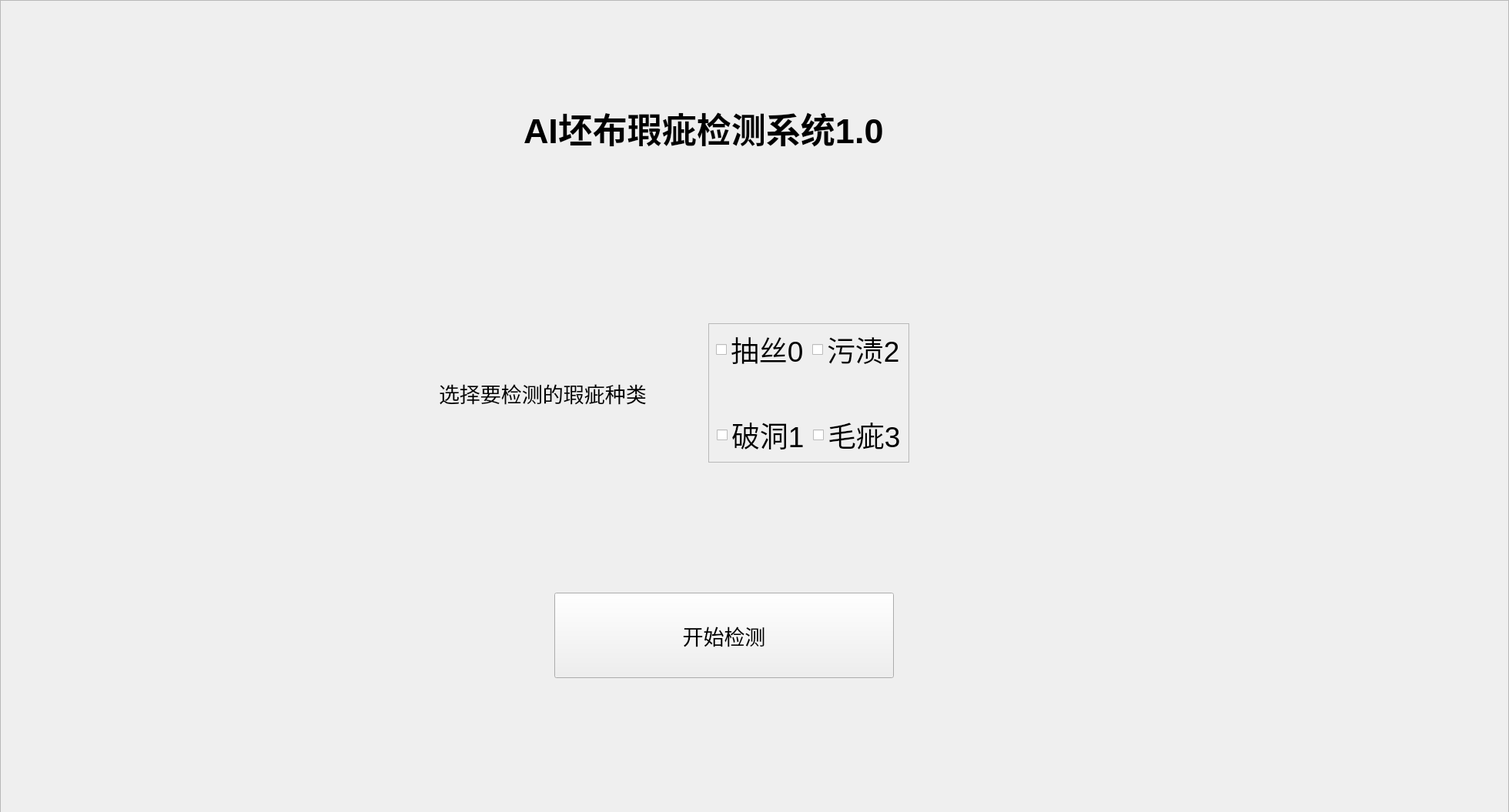
<?xml version="1.0" encoding="UTF-8"?>
<ui version="4.0">
 <class>Form</class>
 <widget class="QWidget" name="Form">
  <property name="geometry">
   <rect>
    <x>0</x>
    <y>0</y>
    <width>1960</width>
    <height>1055</height>
   </rect>
  </property>
  <property name="windowTitle">
   <string>Form</string>
  </property>
  <widget class="QFrame" name="frame">
   <property name="geometry">
    <rect>
     <x>0</x>
     <y>0</y>
     <width>1960</width>
     <height>1080</height>
    </rect>
   </property>
   <property name="font">
    <font>
     <family>Arial</family>
     <pointsize>20</pointsize>
    </font>
   </property>
   <property name="autoFillBackground">
    <bool>false</bool>
   </property>
   <property name="frameShape">
    <enum>QFrame::StyledPanel</enum>
   </property>
   <property name="frameShadow">
    <enum>QFrame::Raised</enum>
   </property>
   <widget class="QPushButton" name="pushButton">
    <property name="geometry">
     <rect>
      <x>720</x>
      <y>770</y>
      <width>441</width>
      <height>111</height>
     </rect>
    </property>
    <property name="text">
     <string>开始检测</string>
    </property>
   </widget>
   <widget class="QFrame" name="frame_2">
    <property name="geometry">
     <rect>
      <x>920</x>
      <y>420</y>
      <width>261</width>
      <height>181</height>
     </rect>
    </property>
    <property name="frameShape">
     <enum>QFrame::StyledPanel</enum>
    </property>
    <property name="frameShadow">
     <enum>QFrame::Raised</enum>
    </property>
    <widget class="QWidget" name="">
     <property name="geometry">
      <rect>
       <x>10</x>
       <y>10</y>
       <width>244</width>
       <height>48</height>
      </rect>
     </property>
     <layout class="QHBoxLayout" name="horizontalLayout_2">
      <item>
       <widget class="QCheckBox" name="checkBox">
        <property name="font">
         <font>
          <family>Arial</family>
          <pointsize>28</pointsize>
         </font>
        </property>
        <property name="layoutDirection">
         <enum>Qt::LeftToRight</enum>
        </property>
        <property name="autoFillBackground">
         <bool>false</bool>
        </property>
        <property name="text">
         <string>抽丝0</string>
        </property>
       </widget>
      </item>
      <item>
       <widget class="QCheckBox" name="checkBox_3">
        <property name="font">
         <font>
          <family>Arial</family>
          <pointsize>28</pointsize>
         </font>
        </property>
        <property name="text">
         <string>污渍2</string>
        </property>
       </widget>
      </item>
     </layout>
    </widget>
    <widget class="QWidget" name="">
     <property name="geometry">
      <rect>
       <x>11</x>
       <y>121</y>
       <width>244</width>
       <height>48</height>
      </rect>
     </property>
     <layout class="QHBoxLayout" name="horizontalLayout">
      <item>
       <widget class="QCheckBox" name="checkBox_2">
        <property name="font">
         <font>
          <family>Arial</family>
          <pointsize>28</pointsize>
         </font>
        </property>
        <property name="text">
         <string>破洞1</string>
        </property>
       </widget>
      </item>
      <item>
       <widget class="QCheckBox" name="checkBox_4">
        <property name="font">
         <font>
          <family>Arial</family>
          <pointsize>28</pointsize>
         </font>
        </property>
        <property name="text">
         <string>毛疵3</string>
        </property>
       </widget>
      </item>
     </layout>
    </widget>
   </widget>
   <widget class="QLabel" name="label">
    <property name="geometry">
     <rect>
      <x>570</x>
      <y>470</y>
      <width>281</width>
      <height>81</height>
     </rect>
    </property>
    <property name="text">
     <string>选择要检测的瑕疵种类</string>
    </property>
   </widget>
   <widget class="QLabel" name="label_2">
    <property name="geometry">
     <rect>
      <x>680</x>
      <y>130</y>
      <width>481</width>
      <height>71</height>
     </rect>
    </property>
    <property name="font">
     <font>
      <family>Arial</family>
      <pointsize>34</pointsize>
      <weight>75</weight>
      <bold>true</bold>
     </font>
    </property>
    <property name="text">
     <string>AI坯布瑕疵检测系统1.0</string>
    </property>
   </widget>
  </widget>
 </widget>
 <resources/>
 <connections/>
</ui>
